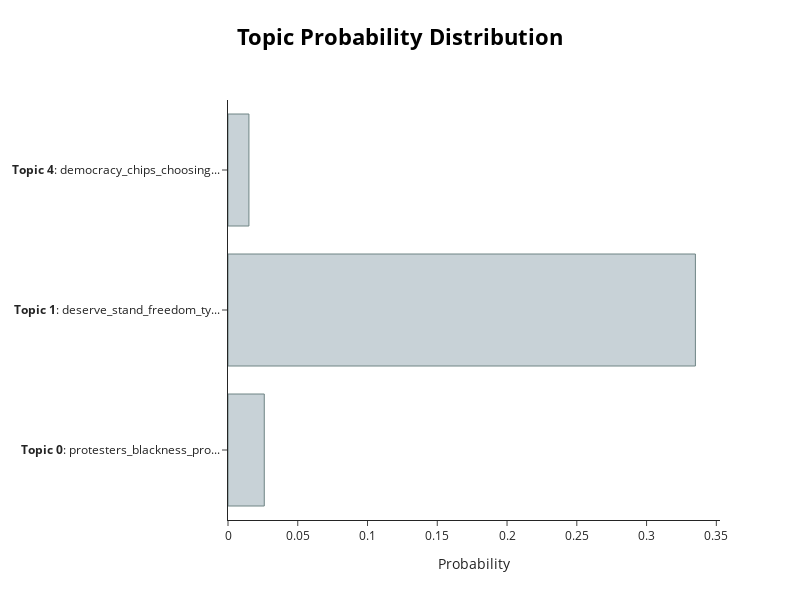

Notebook source saved alongside this figure:
### Code cell
topic_model.visualize_distribution(probs[0])

### Figure 1 — Plotly figure (JSON) as saved in the notebook; plotly's stock layout.template omitted (floating-point values rounded to 4 significant figures)
{"data": [{"marker": {"color": "#C8D2D7", "line": {"color": "#6E8484", "width": 1}}, "orientation": "h", "type": "bar", "x": [0.026, 0.335, 0.015], "y": ["<b>Topic 0</b>: protesters_blackness_pro...", "<b>Topic 1</b>: deserve_stand_freedom_ty...", "<b>Topic 4</b>: democracy_chips_choosing..."]}], "layout": {"height": 600, "hoverlabel": {"bgcolor": "white", "font": {"family": "Rockwell", "size": 16}}, "title": {"font": {"color": "Black", "size": 22}, "text": "<b>Topic Probability Distribution", "x": 0.5, "xanchor": "center", "y": 0.95, "yanchor": "top"}, "width": 800, "xaxis": {"title": {"text": "Probability"}}}}
